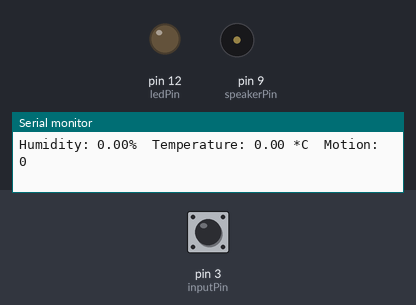
Recording of a sketch running on a simulated Arduino Uno, built with avr-gcc and run on an emulated ATmega328P. On the bench: output pins drawn as LEDs (lit = HIGH), buzzer (waves = sounding), the last lines printed to the serial monitor. Inputs (shaded band) come from the test bench; at power-on: pin 3 (inputPin) LOW. WiFi joins after 1.5 s; servers stay silent unless stated.

Above: at 1.8 s.
1.9 s: pin 3 (inputPin) driven HIGH
At 3.4 s:
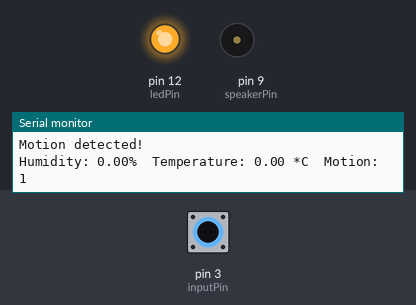
4.1 s: pin 3 (inputPin) driven LOW
At 5.0 s:
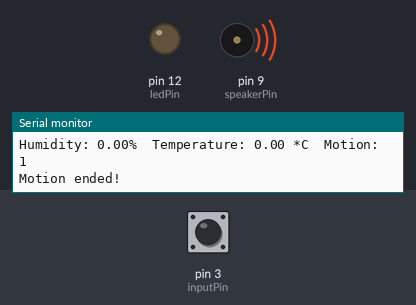
6.7 s: pin 3 (inputPin) pulsed HIGH 5 times (0.12 s each, 0.3 s apart)
At 8.1 s:
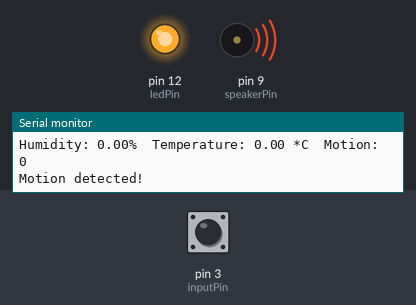
Timing chart, 0 to 11.3 s (numbered marks = the images above; inputs shaded):
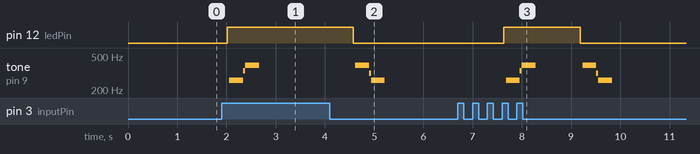

Measured:
- after the input at 1.9 s, pin 12 (ledPin): LOW → HIGH after 0.11 s; tone on pin 9 (speakerPin): silent → 260 Hz after 0.16 s, → 338 Hz 0.28 s later, → 391 Hz 0.04 s later, → silent 0.28 s later
- after the input at 4.1 s, pin 12 (ledPin): HIGH → LOW after 0.47 s; tone on pin 9 (speakerPin): silent → 390 Hz after 0.52 s, → 315 Hz 0.28 s later, → 260 Hz 0.04 s later, → silent 0.28 s later
- after the input at 6.7 s, pin 12 (ledPin): LOW → HIGH after 0.93 s, → LOW 1.6 s later; tone on pin 9 (speakerPin): plays 260 Hz for 0.28 s, 338 Hz for 0.04 s, 391 Hz for 0.28 s, 390 Hz for 0.28 s, 315 Hz for 0.04 s, 260 Hz for 0.28 s, starting after 0.98 s

The sketch:

tempsensor.ino
```cpp
#include <DHT.h>

#define DHTPIN 2     // what pin we're connected to

// Uncomment whatever type you're using!
#define DHTTYPE DHT11   // DHT 11
//#define DHTTYPE DHT22   // DHT 22  (AM2302)
//#define DHTTYPE DHT21   // DHT 21 (AM2301)

// Connect pin 1 (on the left) of the sensor to +5V
// Connect pin 2 of the sensor to whatever your DHTPIN is
// Connect pin 4 (on the right) of the sensor to GROUND
// Connect a 10K resistor from pin 2 (data) to pin 1 (power) of the sensor

DHT dht(DHTPIN, DHTTYPE);

#include <SPI.h>
#include <Ethernet.h>

// Enter a MAC address and IP address for your controller below.
// The IP address will be dependent on your local network:
byte mac[] = {
  0x1C, 0xED, 0x00, 0x0D, 0xEC, 0xAF }; //MAC address found on the back of your ethernet shield.
IPAddress ip(10,0,0,112); // IP address dependent upon your network addresses.

// PIR Config
int ledPin = 12;                // choose the pin for the LED
int inputPin = 3;               // choose the input pin (for PIR sensor)
int pirState = LOW;             // we start, assuming no motion detected
int val = 0;                    // variable for reading the pin status

// Speaker
int speakerPin = 9;
int length = 3; // the number of notes
//char notes[] = "ccggaagffeeddc "; // a space represents a rest
char notes[] = "cg "; // a space represents a rest
char notes2[] = "gc "; // a space represents a rest
int beats[] = { 1, 1, 1, 1, 1, 1, 2, 1, 1, 1, 1, 1, 1, 2, 4 };
int tempo = 300;

// Initialize the Ethernet server library
// with the IP address and port you want to use
// (port 80 is default for HTTP):
EthernetServer server(80);

void setup() {
  pinMode(ledPin, OUTPUT);      // declare LED as output
  pinMode(inputPin, INPUT);     // declare sensor as input
  pinMode(speakerPin, OUTPUT);  // declare speaker as output

  // Open serial communications and wait for port to open:
  Serial.begin(9600);
  while (!Serial) {
    ; // wait for serial port to connect. Needed for Leonardo only
  }

  dht.begin();

  // start the Ethernet connection and the server:
  Ethernet.begin(mac, ip);
  server.begin();
  Serial.print("server is at ");
  Serial.println(Ethernet.localIP());
}


void loop() {

  // Reading temperature or humidity takes about 250 milliseconds!
  // Sensor readings may also be up to 2 seconds 'old' (its a very slow sensor)
  float h = 0; //dht.readHumidity();
  float t = 0; //dht.readTemperature();
  int iPIR = PIR();

  // check if returns are valid, if they are NaN (not a number) then something went wrong!
  if (isnan(t) || isnan(h)) {
    Serial.println("Failed to read from DHT");
  } else {
    Serial.print("Humidity: ");
    Serial.print(h);
    Serial.print("%\t");
    Serial.print("Temperature: ");
    Serial.print(t);
    Serial.print(" *C\t");
    Serial.print("Motion: ");
    Serial.print(iPIR);
    Serial.println("\t");
  }

  // listen for incoming clients
  EthernetClient client = server.available();
  if (client) {
    Serial.println("new client");
    // an http request ends with a blank line
    boolean currentLineIsBlank = true;
    while (client.connected()) {
      if (client.available()) {
        char c = client.read();
        //Serial.write(c);
        // if you've gotten to the end of the line (received a newline
        // character) and the line is blank, the http request has ended,
        // so you can send a reply
        if (c == '\n' && currentLineIsBlank) {
          // send a standard http response header
          client.println("HTTP/1.1 200 OK");
          client.println("Content-Type: text/html");
          client.println("Connection: close");  // the connection will be closed after completion of the response
          client.println("Refresh: 10");  // refresh the page automatically every 5 sec
          client.println();
          client.println("<!DOCTYPE HTML>");
          client.println("<html>");
          // output the value of the DHT-11
            client.print("Humidity: ");
            if (isnan(h))
            {
               client.print("-");
            }
            else
            {
               client.print(h);
               client.print(" %\t");
            }
            client.println("<br/>");
            client.print("Temperature: ");
            if (isnan(t))
            {
               client.print("-");
            }
            else
            {
               client.print(t);
               client.print(" &#176;C");
            }
            client.println("<br/>");
            client.print("Motion: ");
            if (isnan(iPIR))
            {
               client.print("-");
            }
            else
            {
               if (iPIR == HIGH)
               {
                  client.print("Motion Detected");
               }
               else
               {
                  client.print("No Motion Detected");
               }
            }
            client.println("<br/>");
          client.println("</html>");
          break;
        }
        if (c == '\n') {
          // you're starting a new line
          currentLineIsBlank = true;
        }
        else if (c != '\r') {
          // you've gotten a character on the current line
          currentLineIsBlank = false;
        }
      }
    }
    // give the web browser time to receive the data
    delay(1);
    // close the connection:
    client.stop();
    Serial.println("client disonnected");
  }
  delay(500);
}

int PIR()
{
  val = digitalRead(inputPin);  // read input value
  if (val == HIGH)
  {
    digitalWrite(ledPin, HIGH);  // turn LED ON
    if (pirState == LOW)
    {
      // we have just turned on
      Serial.println("Motion detected!");
      playTune1();
      // We only want to print on the output change, not state
      pirState = HIGH;
    }
  }
  else
  {
    digitalWrite(ledPin, LOW); // turn LED OFF
    if (pirState == HIGH)
    {
      // we have just turned of
      Serial.println("Motion ended!");
      playTune2();
      // We only want to print on the output change, not state
      pirState = LOW;
    }
  }
  return val;
}

void playTone(int tone, int duration)
{
  for (long i = 0; i < duration * 1000L; i += tone * 2)
  {
    digitalWrite(speakerPin, HIGH);
    delayMicroseconds(tone);
    digitalWrite(speakerPin, LOW);
    delayMicroseconds(tone);
  }
}

void playNote(char note, int duration)
{
  char names[] = { 'c', 'd', 'e', 'f', 'g', 'a', 'b', 'C' };
  int tones[] = { 1915, 1700, 1519, 1432, 1275, 1136, 1014, 956 };

  // play the tone corresponding to the note name
  for (int i = 0; i < 8; i++)
  {
    if (names[i] == note)
    {
      playTone(tones[i], duration);
    }
  }
}

void playTune1()
{
    for (int i = 0; i < length; i++)
    {
      if (notes[i] == ' ')
      {
        delay(beats[i] * tempo); // rest
      }
      else
      {
        playNote(notes[i], beats[i] * tempo);
      }
    }
    // pause between notes
    delay(tempo / 2);
}

void playTune2()
{
    for (int i = 0; i < length; i++)
    {
      if (notes2[i] == ' ')
      {
        delay(beats[i] * tempo); // rest
      }
      else
      {
        playNote(notes2[i], beats[i] * tempo);
      }
    }
    // pause between notes
    delay(tempo / 2);
}
```
